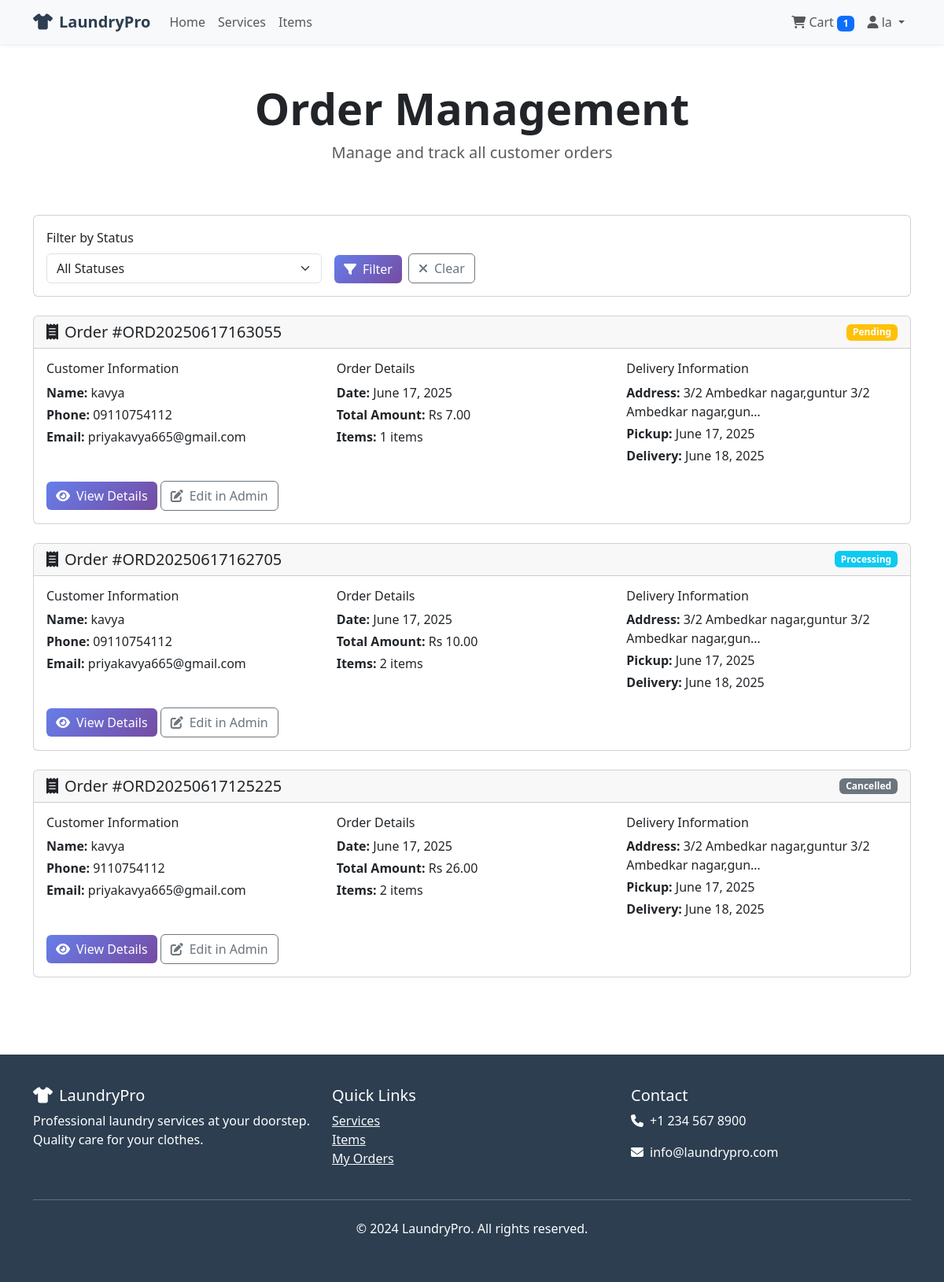
The app's page /orders/admin/ (signed in) with its own data.
### orders/models.py (models this page shows, shortened)
class Order(models.Model):
    STATUS_CHOICES = [
        ('pending', 'Pending'),
        ('processing', 'Processing'),
        ('completed', 'Completed'),
        ('delivered', 'Delivered'),
        ('cancelled', 'Cancelled'),
    ]
    customer = models.ForeignKey(User, on_delete=models.CASCADE)
    order_number = models.CharField(max_length=20, unique=True)
    status = models.CharField(max_length=20, choices=STATUS_CHOICES, default='pending')
    total_amount = models.DecimalField(max_digits=10, decimal_places=2)
    customer_name = models.CharField(max_length=100)
    customer_phone = models.CharField(max_length=15)
    customer_address = models.TextField()
    customer_email = models.EmailField()
    pickup_address = models.TextField(blank=True)
    delivery_address = models.TextField(blank=True)
    pickup_date = models.DateField(null=True, blank=True)
    delivery_date = models.DateField(null=True, blank=True)
    created_at = models.DateTimeField(auto_now_add=True)
    updated_at = models.DateTimeField(auto_now=True)
    class Meta:
        ordering = ['-created_at']

### orders/views.py (the view)
# urls.py: path('admin/', views.admin_order_list, name='admin_order_list'),
@user_passes_test(is_admin)
def admin_order_list(request):
    orders = Order.objects.all().order_by('-created_at')
    status_filter = request.GET.get('status')
    if status_filter:
        orders = orders.filter(status=status_filter)
    context = {
        'orders': orders,
        'status_choices': Order.STATUS_CHOICES,
        'selected_status': status_filter,
    }
    return render(request, 'orders/admin_order_list.html', context)

### la2/context_processors.py (called while the page is built)
def cart_processor(request):
    if request.user.is_authenticated:
        try:
            cart = Cart.objects.get(user=request.user)
            cart_items = cart.cartitem_set.all()
            total_items = sum(item.quantity for item in cart_items)
            total_price = sum(item.service.price * item.quantity for item in cart_items)
            return {
                'cart_count': total_items,
                'cart_total': total_price,
            }
        except Cart.DoesNotExist:
            return {
                'cart_count': 0,
                'cart_total': 0,
            }
    return {
        'cart_count': 0,
        'cart_total': 0,
    }

### orders/views.py (called while the page is built)
def is_admin(user):
    return user.is_authenticated and (user.is_staff or user.userprofile.is_admin)

### templates/orders/admin_order_list.html (shortened to what this page needs)
{% extends 'base.html' %}
{% block content %}
<div class="container py-5">
    <div class="row">
        <div class="col-12 text-center mb-5" data-aos="fade-up">
            <h1 class="display-4 fw-bold">Order Management</h1>
            <p class="lead text-muted">Manage and track all customer orders</p>
        </div>
    </div>
    <div class="row mb-4" data-aos="fade-up">
        <div class="col-12">
            <div class="card">
                <div class="card-body">
                    <form method="get" class="row g-3">
                        <div class="col-md-4">
                            <label for="status" class="form-label">Filter by Status</label>
                            <select name="status" id="status" class="form-select">
                                <option value="">All Statuses</option>
                            </select>
                        </div>
                        <div class="col-md-4 d-flex align-items-end">
                            <button type="submit" class="btn btn-primary me-2">
                                <i class="fas fa-filter me-2"></i>Filter
                            </button>
                            <a href="{% url 'orders:admin_order_list' %}" class="btn btn-outline-secondary">
                                <i class="fas fa-times me-2"></i>Clear
                            </a>
                        </div>
                    </form>
                </div>
            </div>
        </div>
    </div>
    {% if orders %}
    <div class="row g-4">
        {% for order in orders %}
        <div class="col-12" data-aos="fade-up" data-aos-delay="{% widthratio forloop.counter 1 100 %}">
            <div class="card">
                <div class="card-header d-flex justify-content-between align-items-center">
                    <h5 class="mb-0">
                        <i class="fas fa-receipt me-2"></i>Order #{{ order.order_number }}
                    </h5>
                    <span class="badge {% if order.status == 'pending' %}bg-warning{% elif order.status == 'processing' %}bg-info{% elif order.status == 'completed' %}bg-success{% elif order.status == 'delivered' %}bg-primary{% else %}bg-secondary{% endif %}">
                        {{ order.get_status_display }}
                    </span>
                </div>
                <div class="card-body">
                    <div class="row">
                        <div class="col-md-4">
                            <h6>Customer Information</h6>
                            <p class="mb-1"><strong>Name:</strong> {{ order.customer_name }}</p>
                            <p class="mb-1"><strong>Phone:</strong> {{ order.customer_phone }}</p>
                            <p class="mb-1"><strong>Email:</strong> {{ order.customer_email }}</p>
                        </div>
                        <div class="col-md-4">
                            <h6>Order Details</h6>
                            <p class="mb-1"><strong>Date:</strong> {{ order.created_at|date:"F j, Y" }}</p>
                            <p class="mb-1"><strong>Total Amount:</strong> Rs {{ order.total_amount }}</p>
                            <p class="mb-1"><strong>Items:</strong> {{ order.orderitem_set.count }} items</p>
                        </div>
                        <div class="col-md-4">
                            <h6>Delivery Information</h6>
                            <p class="mb-1"><strong>Address:</strong> {{ order.customer_address|truncatechars:50 }}</p>
                            {% if order.pickup_date %}
                                <p class="mb-1"><strong>Pickup:</strong> {{ order.pickup_date|date:"F j, Y" }}</p>
                            {% endif %}
                            {% if order.delivery_date %}
                                <p class="mb-1"><strong>Delivery:</strong> {{ order.delivery_date|date:"F j, Y" }}</p>
                            {% endif %}
                        </div>
                    </div>
                    <div class="mt-3">
                        <a href="{% url 'orders:admin_order_detail' order.id %}" class="btn btn-primary">
                            <i class="fas fa-eye me-2"></i>View Details
                        </a>
                        <a href="{% url 'admin:orders_order_change' order.id %}" class="btn btn-outline-secondary">
                            <i class="fas fa-edit me-2"></i>Edit in Admin
                        </a>
                    </div>
                </div>
            </div>
        </div>
        {% endfor %}
    </div>
    {% endif %}
</div>
{% endblock %}

### templates/base.html (shortened to what this page needs)
<!DOCTYPE html>
<html lang="en">
<head>
    <link href="https://cdn.jsdelivr.net/npm/bootstrap@5.3.0/dist/css/bootstrap.min.css" rel="stylesheet">
    <link rel="stylesheet" href="https://cdnjs.cloudflare.com/ajax/libs/font-awesome/6.4.0/css/all.min.css">
    <link href="https://unpkg.com/aos@2.3.1/dist/aos.css" rel="stylesheet">
</head>
<body>
    <nav class="navbar navbar-expand-lg navbar-light bg-light shadow-sm">
        <div class="container">
            <a class="navbar-brand" href="{% url 'home' %}">
                <i class="fas fa-tshirt me-2"></i>LaundryPro
            </a>
            <div class="collapse navbar-collapse" id="navbarNav">
                <ul class="navbar-nav me-auto">
                    <li class="nav-item">
                        <a class="nav-link" href="{% url 'home' %}">Home</a>
                    </li>
                    <li class="nav-item">
                        <a class="nav-link" href="{% url 'services:service_list' %}">Services</a>
                    </li>
                    <li class="nav-item">
                        <a class="nav-link" href="{% url 'services:item_list' %}">Items</a>
                    </li>
                </ul>
                <ul class="navbar-nav">
                    {% if user.is_authenticated %}
                        <li class="nav-item">
                            <a class="nav-link" href="{% url 'cart:cart_view' %}">
                                <i class="fas fa-shopping-cart"></i> Cart
                                <span class="badge bg-primary">{{ cart_count }}</span>
                            </a>
                        </li>
                        <li class="nav-item dropdown">
                            <a class="nav-link dropdown-toggle" href="#" id="navbarDropdown" role="button" data-bs-toggle="dropdown">
                                <i class="fas fa-user"></i> {{ user.username }}
                            </a>
                        </li>
                    {% endif %}
                </ul>
            </div>
        </div>
    </nav>
    <main>
        {% block content %}{% endblock %}
    </main>
    <footer class="footer">
        <div class="container">
            <div class="row">
                <div class="col-md-4">
                    <h5><i class="fas fa-tshirt me-2"></i>LaundryPro</h5>
                    <p>Professional laundry services at your doorstep. Quality care for your clothes.</p>
                </div>
                <div class="col-md-4">
                    <h5>Quick Links</h5>
                    <ul class="list-unstyled">
                        <li><a href="{% url 'services:service_list' %}" class="text-light">Services</a></li>
                        <li><a href="{% url 'services:item_list' %}" class="text-light">Items</a></li>
                        {% if user.is_authenticated %}
                            <li><a href="{% url 'orders:order_list' %}" class="text-light">My Orders</a></li>
                        {% endif %}
                    </ul>
                </div>
                <div class="col-md-4">
                    <h5>Contact</h5>
                    <p><i class="fas fa-phone me-2"></i>+1 234 567 8900</p>
                    <p><i class="fas fa-envelope me-2"></i>info@laundrypro.com</p>
                </div>
            </div>
            <hr class="my-4">
            <div class="text-center">
                <p>&copy; 2024 LaundryPro. All rights reserved.</p>
            </div>
        </div>
    </footer>
</body>
</html>

### templates/base.html (style rules this page uses)
.navbar-brand { font-weight: bold; color: #2c3e50 !important; }
.card { transition: transform 0.3s ease, box-shadow 0.3s ease; }
.btn-primary { background: linear-gradient(135deg, #667eea 0%, #764ba2 100%); border: none; }
.footer { background: #2c3e50; color: white; padding: 40px 0; margin-top: 50px; }

### records on screen
Order: order_number "ORD20250617163055", status "Pending", customer_name "kavya", customer_phone "09110754112", customer_email "priyakavya665@gmail.com", created_at "June 17, 2025", total_amount "7.00", orderitem_set.count "1", customer_address "3/2 Ambedkar nagar,guntur 3/2 Ambedkar nagar,gun…", pickup_date "June 17, 2025", delivery_date "June 18, 2025"
Order: order_number "ORD20250617162705", status "Processing", customer_name "kavya", customer_phone "09110754112", customer_email "priyakavya665@gmail.com", created_at "June 17, 2025", total_amount "10.00", orderitem_set.count "2", customer_address "3/2 Ambedkar nagar,guntur 3/2 Ambedkar nagar,gun…", pickup_date "June 17, 2025", delivery_date "June 18, 2025"
Order: order_number "ORD20250617125225", status "Cancelled", customer_name "kavya", customer_phone "9110754112", customer_email "priyakavya665@gmail.com", created_at "June 17, 2025", total_amount "26.00", orderitem_set.count "2", customer_address "3/2 Ambedkar nagar,guntur 3/2 Ambedkar nagar,gun…", pickup_date "June 17, 2025", delivery_date "June 18, 2025"

### other values on screen
{{ cart_count }} "1"
{{ user.username }} "la"
